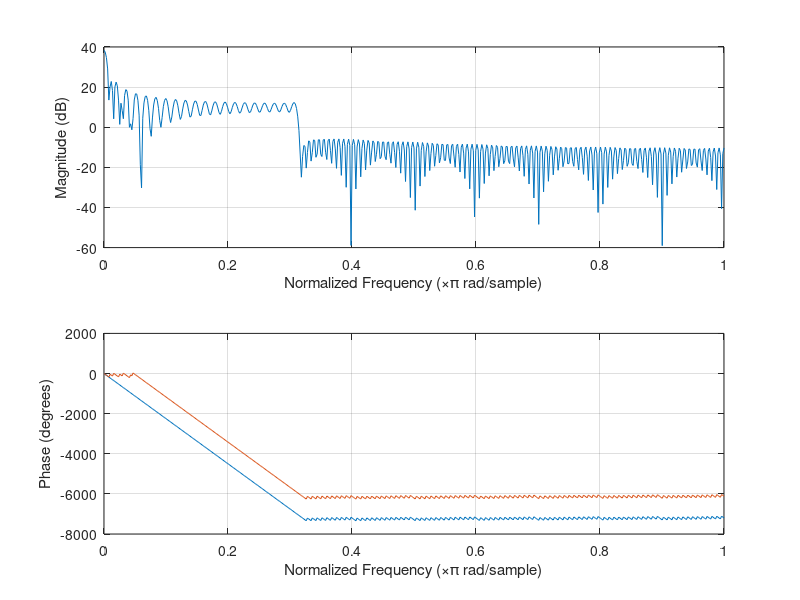

Reproduce this figure in MATLAB. (Note: this script raises an error after producing the figure.)


N = 251;                                       %Choose odd number
Fs = 40000;                                    %Select sample rate
fc = 1000; 
n = floor(N/2); disp(n)

%------------------------------------------------------------------------

f0 = 2*pi*fc/(Fs/2);

Ir = f0+sinc(f0*(-n:n));
plot(Ir) 

%------------------------------------------------------------------------

Window = hamming(length(Ir));

Ir = Ir(:);
Window = Window(:);

WindowSinc = Ir.*Window;

stem(Window)

freqz(WindowSinc, 1)
hold on
freqz(Ir,1)

%------------------------------------------------------------------------

HP= -WindowSinc;
HP(n+1) = 1;
fvtool(HP, 1)

%conv(HP, WindowSinc)
